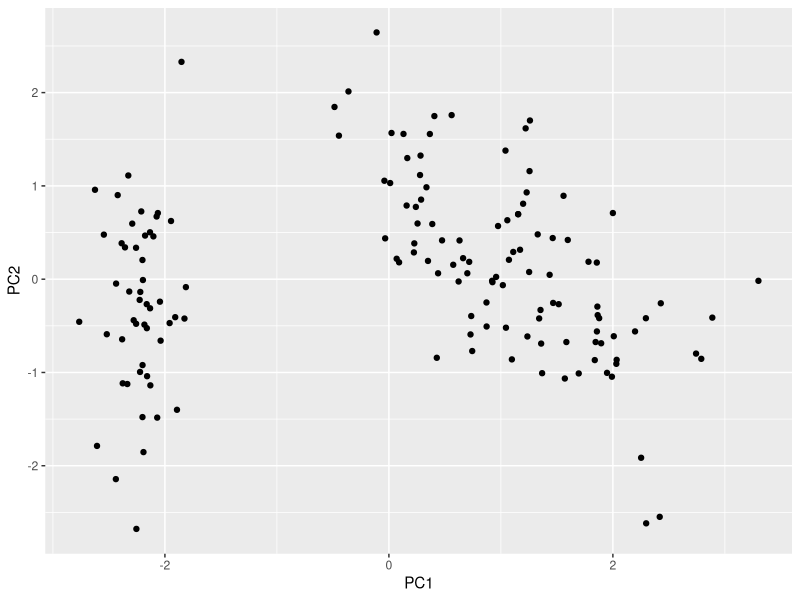
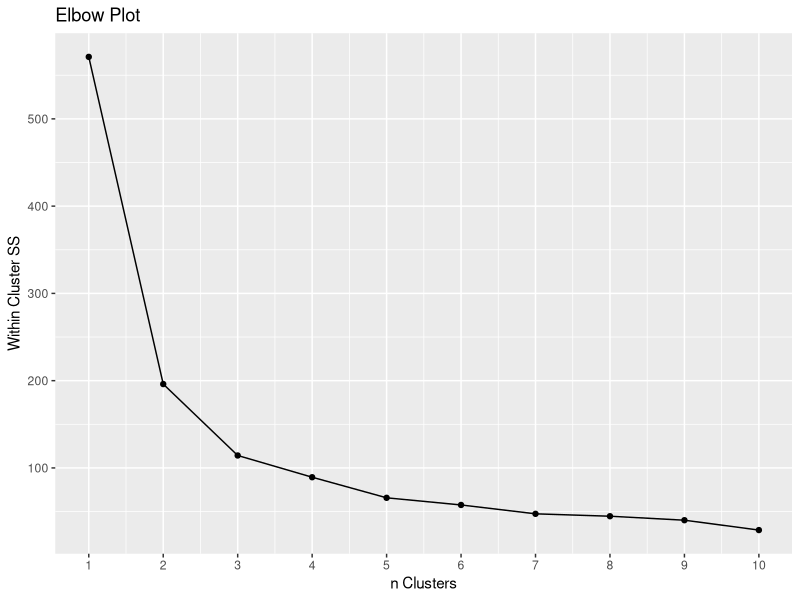
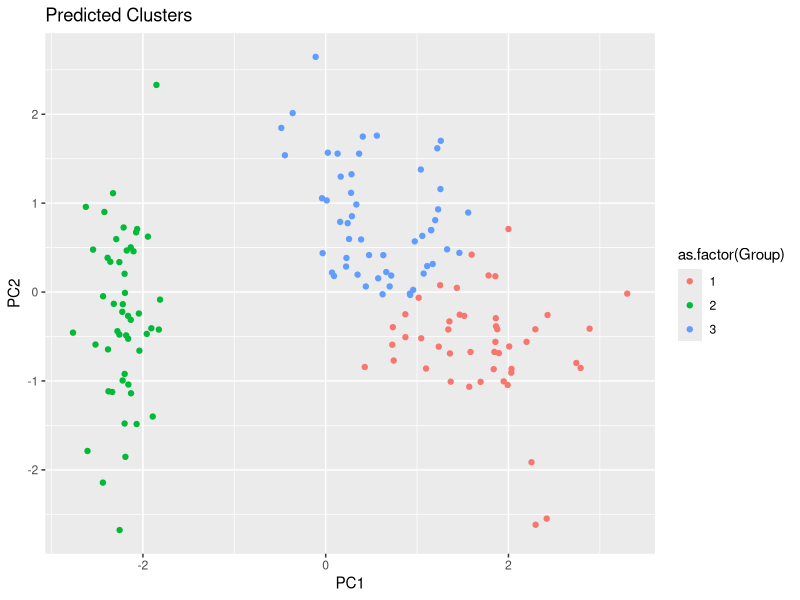

Source code (R) for these figures, in order:
## ---- chunk 1
library(tidyverse)
library(ggplot2)
set.seed(0)
#import data
data("iris")
iris %>% head(4)
## ---- chunk 2
# Calculate the principal components using prcomp() function
pca <- prcomp(iris[, -5], scale = TRUE)

# Extract the scores for the first two principal components
pc1 <- pca$x[, 1]
pc2 <- pca$x[, 2]
#get a summary of the components
summary(pca)
## ---- chunk 3
iris_pca <- data.frame(cbind(pc1, pc2))
colnames(iris_pca)[1:2] <- c("PC1", "PC2")

# Create a scatter plot of the first two principal components
ggplot(iris_pca, aes(x = PC1, y = PC2)) +
  geom_point()
## ---- chunk 4
#calculate ss for each # of clusters 
inertia<-c()
for (i in 1:10){
  m<-kmeans(iris_pca, centers = i) # perform clustering
  inertia<-c(inertia,m$tot.withinss)# get within cluster SS for that k 
}

#plot data
ggplot(data = NULL, aes(x = 1:10, y = inertia))+geom_line()+geom_point()+labs(title = "Elbow Plot", x = "n Clusters", y = "Within Cluster SS")+scale_x_continuous(breaks = pretty(1:10, n = 10))
## ---- chunk 5
#cluster
model<-kmeans(iris_pca, centers = 3)

#create dataframe
preds<-cbind(iris_pca, model$cluster)
colnames(preds)[3]<-"Group"

#plot clusters
ggplot(preds, aes(x = PC1, y = PC2, color = as.factor(Group))) +
  geom_point()+labs(title="Predicted Clusters")
